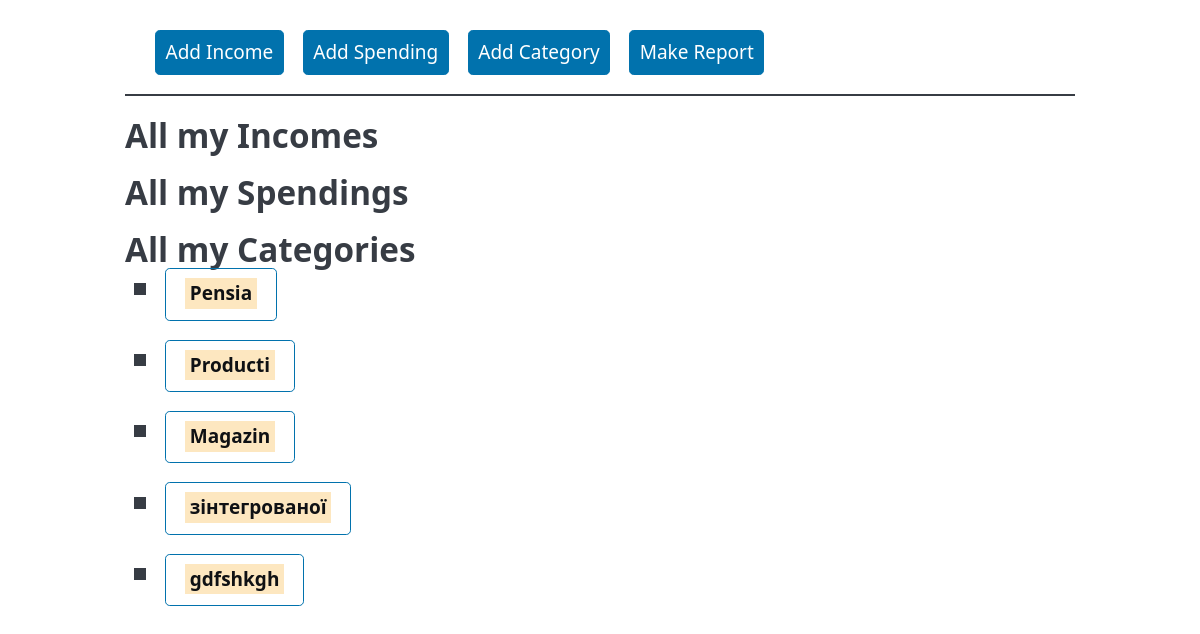
The app's page /, older data.
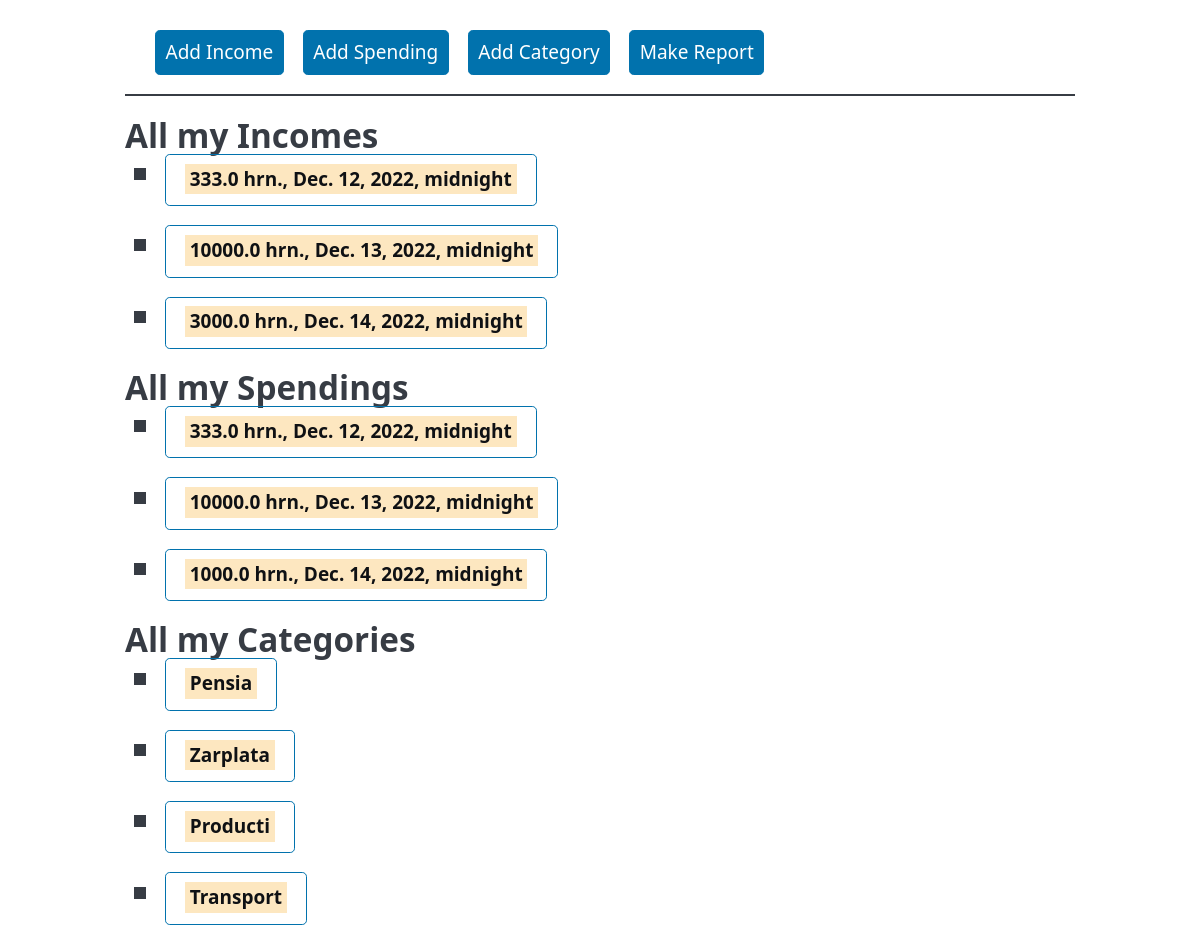
The same page, newer data.
### finance_app/models.py (models this page shows, shortened)
class Category(models.Model):
    name = models.CharField(max_length=50, unique=True, null=False)

class Income(models.Model):
    summa = models.FloatField(max_length=50)
    transaction_date = models.DateTimeField(auto_now_add=False)
    categories = models.ManyToManyField(Category, through='IncomeToCategory')

class Spending(models.Model):
    summa = models.FloatField(max_length=50)
    transaction_date = models.DateTimeField(auto_now_add=False)
    categories = models.ManyToManyField(Category, through='SpendingToCategory')

### finance_app/views.py (the view)
# urls.py: path('', views.main, name='main'),
def main(request):
    incomes = Income.objects.all()
    spendings = Spending.objects.all()
    categories = Category.objects.all()
    return render(request, 'finance_app/index.html', {"incomes": incomes, "spendings": spendings, "categories": categories})

### finance_app/templates/finance_app/index.html (shortened to what this page needs)
<!DOCTYPE html>
<html lang="en">
  <head>
    <link
      rel="stylesheet"
      href="https://unpkg.com/@picocss/pico@latest/css/pico.min.css"
    />
  </head>
  <body>
    <main class="container">
      <nav
        style="margin-bottom: 20px; border-bottom: 2px solid; padding-left: 30px"
      >
        <ul>
          <li><a href="/income/" role="button">Add Income</a></li>
          <li><a href="/spending/" role="button">Add Spending</a></li>
          <li><a href="/category/" role="button">Add Category</a></li>
          <li><a href="/report/" role="button">Make Report</a></li>
        </ul>
      </nav>
      <h2> All my Incomes
        {% for income in incomes%}
        <ul>
          <li>
            <a href="/detail_income/{{income.id}}" role="button" class="outline">
              <mark>{{income.summa}} hrn., {{income.transaction_date}}</mark>
            </a>
          </li>
        </ul>
        {% endfor %}
      </h2>
      <h2> All my Spendings
        {% for spending in spendings%}
        <ul>
          <li>
            <a href="/detail_spending/{{spending.id}}" role="button" class="outline">
              <mark>{{spending.summa}} hrn., {{spending.transaction_date}}</mark>
            </a>
          </li>
        </ul>
        {% endfor %}
      </h2>
      <h2> All my Categories
        {% for category in categories%}
        <ul>
          <li>
            <a href="/detail_category/{{category.id}}" role="button" class="outline">
              <mark>{{category.name}}</mark>
            </a>
          </li>
        </ul>
        {% endfor %}
      </h2>
    </main>
  </body>
</html>

Row changes from the older to the newer data that the page shows:
removed Category: name "Magazin"
removed Category: name "зінтегрованої"
removed Category: name "gdfshkgh"
added Income: summa "333.0", transaction_date "Dec. 12, 2022, midnight"
added Income: summa "10000.0", transaction_date "Dec. 13, 2022, midnight"
added Income: summa "3000.0", transaction_date "Dec. 14, 2022, midnight"
added Spending: summa "333.0", transaction_date "Dec. 12, 2022, midnight"
added Spending: summa "10000.0", transaction_date "Dec. 13, 2022, midnight"
added Spending: summa "1000.0", transaction_date "Dec. 14, 2022, midnight"
added Category: name "Zarplata"
added Category: name "Transport"
